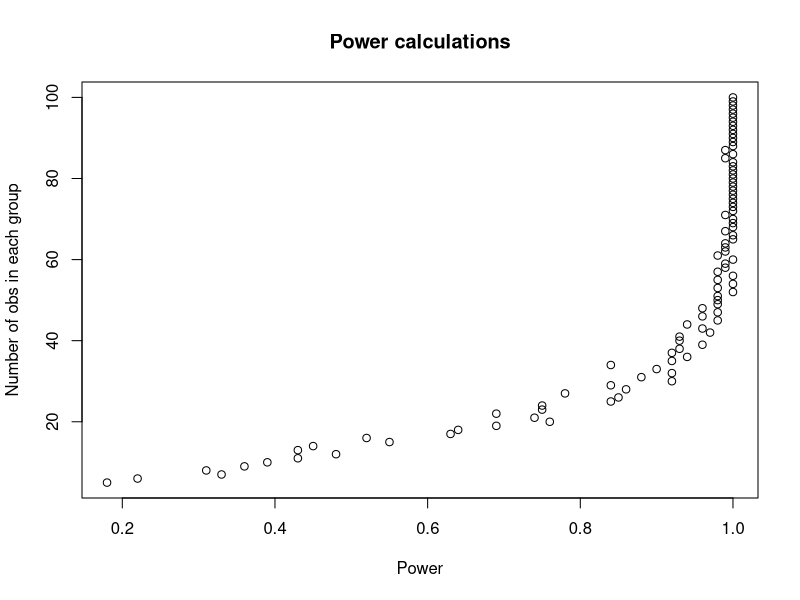

Generate this figure with R: (Note: a time limit stopped this script after it produced the figure.)



# Updated power calculation function using OLS model
power <- function(rep, esize, N) {
  pv <- rep(NA, rep)  # Initialize p-values storage
  for (i in 1:rep) {
    # Generate the data
    mydata <- data.frame(samegroup = rep(c(TRUE, FALSE), each = N / 2))
    # Add normally distributed errors with sigma = 0.2
    mydata$given <- 4.6 + mydata$samegroup * esize + rnorm(N, mean = 0, sd = 1)
    
    # Fit the linear model
    model <- lm(given ~ samegroup, data = mydata)
    
    # Extract p-value for 'samegroup' coefficient
    p <- summary(model)$coefficients["samegroupTRUE", "Pr(>|t|)"]
    
    # Store p-value
    pv[i] <- p
  }
  # Calculate power
  power <- sum(pv < 0.05) / length(pv)
  return(power)
}

# Single calculation with a fixed N
power(rep = 100, esize = 0.8, N = 30)

# Loop over multiple N values
N <- seq(10, 200, 2)
M <- length(N)
N.power <- rep(NA, M)

for (i in 1:M) {
  N.power[i] <- power(rep = 100, esize = 0.8, N = N[i])
}

# Plot the power calculations
plot(N.power, N / 2, main = "Power calculations", ylab = "Number of obs in each group", xlab = "Power")



###############################
############# Multiple betas
###############################

# Power calculation function using OLS model
# Define the updated power function with OLS model
power <- function(rep, esize, N) {
  pv <- rep(NA, rep)
  for (i in 1:rep) {
    mydata <- data.frame(samegroup = rep(c(TRUE, FALSE), each = N / 2))
    mydata$given <- 4.6 + mydata$samegroup * esize + rnorm(N, mean = 0, sd = 1)
    model <- lm(given ~ samegroup, data = mydata)
    p <- summary(model)$coefficients["samegroupTRUE", "Pr(>|t|)"]
    pv[i] <- p
  }
  power <- sum(pv < 0.05) / length(pv)
  return(power)
}

# Set up parameters for the simulation
N <- seq(10, 100, 2)  # Sample sizes to test
effects <- seq(0.6, 0.9, by = 0.1)  # Different effect sizes to test
M <- length(N)
K <- length(effects)

# Initialize a matrix to store power calculations for each (N, effect size) pair
ne.power <- matrix(NA, nrow = M, ncol = K)

# Calculate power for each effect size and sample size
for (i in 1:M) {
  for (j in 1:K) {
    ne.power[i, j] <- power(rep = 500, esize = effects[j], N = N[i])
  }
}

# Plot the results
par(mfrow = c(3, 2))  # Set up a 3x2 plot layout
colors <- c("red", "blue", "green", "purple", "springgreen4", "grey30")  # Define colors for each plot

for (j in 1:K) {
  plot(ne.power[, j], N / 2, col = colors[j], main = paste("Effect =", effects[j]), 
       xlim = c(0, 1), ylab = "Number of obs per group", xlab = "Power")
}
